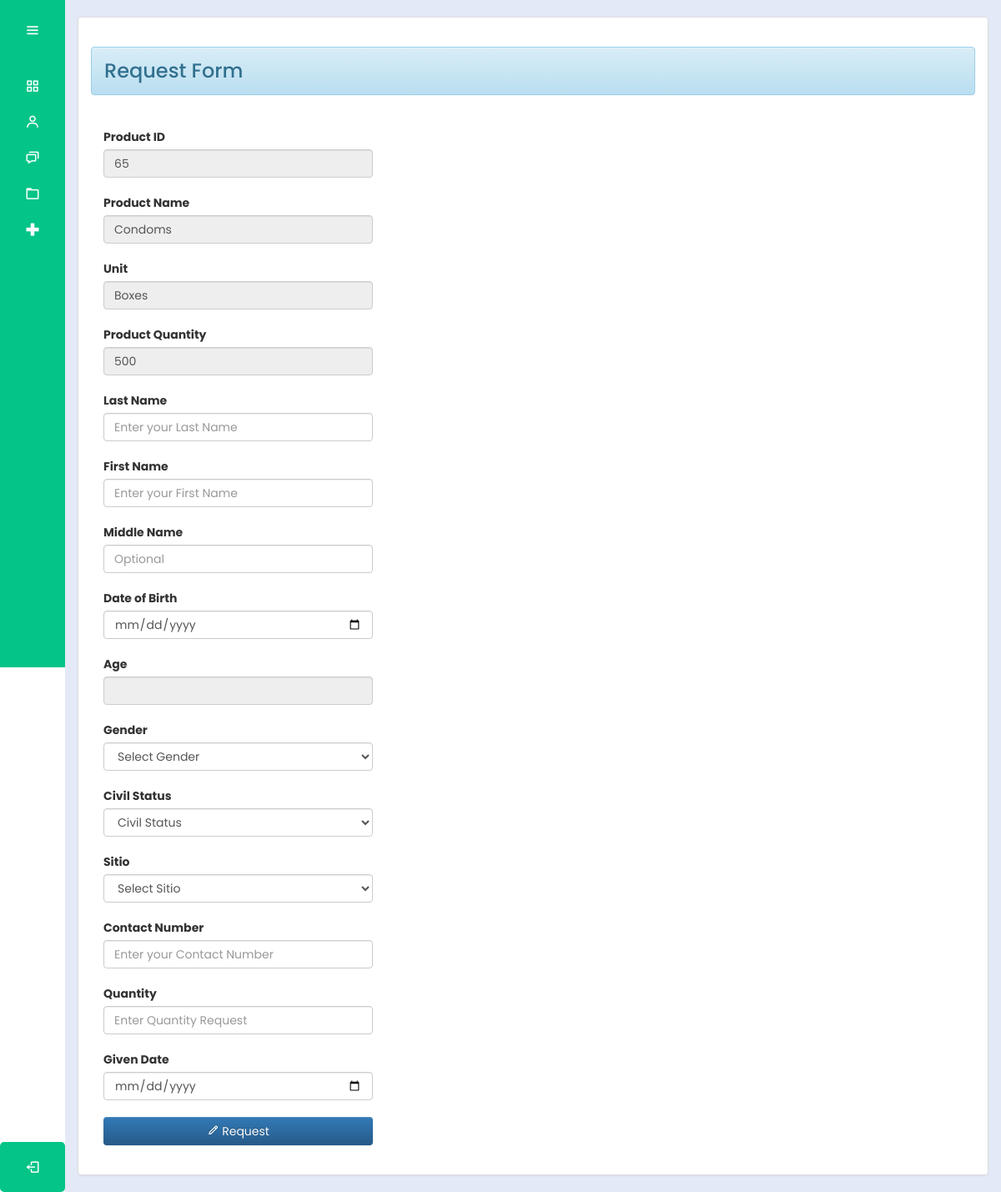
/bhw/request.php?productName=Condoms (signed in), run on the app's committed database.
### tables this page shows
CREATE TABLE `medicines` (
  `productId` int(30) NOT NULL,
  `productName` varchar(100) NOT NULL,
  `sponsor` varchar(100) NOT NULL,
  `unit` varchar(100) NOT NULL,
  `batch` varchar(100) NOT NULL,
  `quantity1` int(10) NOT NULL,
  `total` int(10) NOT NULL,
  `expDate` date NOT NULL,
  `status` varchar(100) NOT NULL
);

### bhw/request.php (the view, shortened to what this page needs)
<?php
@include "../connection/connect.php";
if(isset($_SESSION['user_data'])){
?>
<!DOCTYPE html>
<html lang="en">
<head>
    <link rel="stylesheet" type="text/css" href="../css/bootstrap.css" />
    <link rel="stylesheet" type="text/css" href="../css/style.css" />
    <link rel="stylesheet" href="../cssmainmenu/style.css">
    <link href='https://unpkg.com/boxicons@2.1.4/css/boxicons.min.css' rel='stylesheet'>
<link rel="stylesheet" href="https://maxcdn.bootstrapcdn.com/bootstrap/3.3.5/css/bootstrap-theme.min.css">
</head>
<body>
<?php try {
    include_once('side_menu.php');
} catch (Exception $e) {
    echo "Error: " . $e->getMessage();
}
 ?>
    <section class="home-section">
      <br>
        <div class="container-fluid">
            <div class="panel panel-default">
                <div class="panel-body">
                    <h3><div class="alert alert-info">Request Form</div></h3>
                    <br />
                    <div class="col-md-4">
                        <?php
                        $productName = isset($_GET['productName']) ? $_GET['productName'] : '';
                        $query = $mysqli->query("SELECT * FROM `medicines` WHERE productName = '$productName'") or die(mysqli_error());
                        $fetch = $query->fetch_array();
                        ?>
                        <form method="POST" enctype="multipart/form-data">
                            <div class="form-group">
                                <label>Product ID</label>
                                <input type="text" class="form-control" name="productId"
                                    value="<?php echo $fetch['productId']; ?>" readonly />
                            </div>
                            <div class="form-group">
                                <label>Product Name</label>
                                <input type="text" class="form-control" name="productName"
                                    value="<?php echo $fetch['productName']; ?>" readonly />
                            </div>
                            <div class="form-group">
                                <label>Unit</label>
                                <input type="text" class="form-control" name="unit"
                                    value="<?php echo $fetch['unit']; ?>" readonly />
                            </div>
                            <div class="form-group">
                                <label>Product Quantity</label>
                                <input type="text" class="form-control" name="total"
                                    value="<?php echo $fetch['total']; ?>" readonly />
                            </div>
                            <div class="form-group" required="required">
                                <label>Last Name</label>
                                <input type="text" class="form-control" name="lastName" id="lastName"  placeholder="Enter your Last Name" required  />
                            </div>
                            <div class="form-group" required="required">
                                <label>First Name</label>
                                <input type="text" class="form-control" name="firstName" id ="firstName" placeholder="Enter your First Name" required  />
                            </div>
                            <div class="form-group" >
                                <label>Middle Name</label>
                                <input type="text" class="form-control" name="middleName" id ="middleName" placeholder="Optional"/>
                            </div>
                            <div class="form-group" required="required">
                                <label>Date of Birth</label>
                                <input type="date" class="form-control" name="dateBirth" id="dateOfBirth" required/>
                            </div>
                            <div class="form-group" required="required">
                                <label>Age</label>
                                <input type="text" class="form-control" name="age" id ="age" required readonly/>
                            </div>
                            <div class="form-group" required="required">
                                <label>Gender</label>
                                <select class="form-control" required="required" name="sex" id="usertypeSelect">
                                <option value="" disabled selected>Select Gender</option>
                            </select>
                            </div>
                            <div class="form-group">
                            <label>Civil Status</label>
                                <select class="form-control" required="required" name="civilStatus" >
                                  <option value="" disabled selected>Civil Status</option>
                                </select>
                            </div>
                            <div class="form-group">
                                <label>Sitio</label>
                                <select class="form-control" required="required" name="address" required>
                                    <option value="" disabled selected>Select Sitio</option>
                                </select>
                            </div>
                            <div class="form-group" required="required" >
                                <label>Contact Number</label>
                                <input type="number" class="form-control" name="contactNumber" id="contactNumber" placeholder="Enter your Contact Number"  required />
                            </div>
                            <div class="form-group" required="required" required>
                                <label>Quantity</label>
                                <input type="number"  min="0" max="999999999" class="form-control"
                                    name="quantity_req" id="quantityInput" placeholder ="Enter Quantity Request" required />
                            </div>
                            <div class="form-group" required="required" required>
                                <label>Given Date</label>
                                <input type="date" class="form-control" name="givenDate" id="givenDate" required />
                            </div>
                            <div class="form-group">
                                <button name="add_rec" class="btn btn-primary profile-button form-control"><i
                                        class="bx bx-pencil"></i> Request</button>
                            </div>
						</form>
                    </div>
                </div>
            </div>
        </div>
    </section>
</body>
</html>
<?php
}
else{
	header("Location:.././index.php?error=UnAuthorized Access");
}

### css/style.css (style rules this page uses)
.profile-button { background: #04c487; border: none; color: #fff; }
input, select { width: 100%; padding: 5px; margin-bottom: 10px; }
body { font-family: Arial, sans-serif; }
.form-group { margin-bottom: 20px; }

### cssmainmenu/style.css (style rules this page uses)
:root { --color-default: #04c487; --color-second:#04c487; --color-white:#fff; --color-body:#e4e9f7; --color-light:#e0e0e0; }
* { padding: 0%; margin: 0%; box-sizing: border-box; font-family: 'Poppins', sans-serif; }
body { min-height: 100vh; }
.home-section { position: relative; background-color: var(--color-body); min-height: 100vh; top:0; left:78px; width: calc(100% - 78px); transition: all .5s ease; z-index: 2; }

### data on the page
medicines: productId "65", productName "Condoms", unit "Boxes", total "500"
